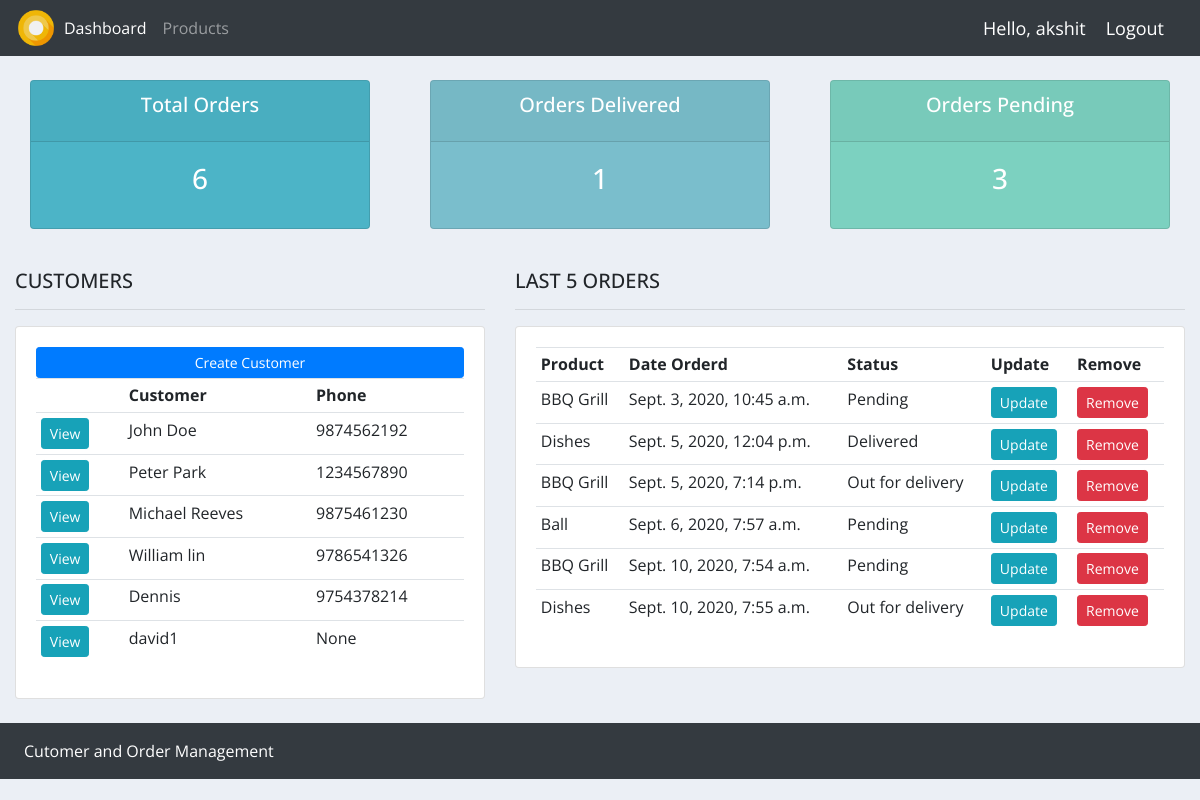
The app's page / (signed in) with its own data.
### accounts/models.py (models this page shows, shortened)
class Customer(models.Model):
    user = models.OneToOneField(User, null=True, blank=True, on_delete=models.CASCADE)
    name = models.CharField(max_length=200, null=True)
    phone = models.CharField(max_length=200, null=True)
    email = models.CharField(max_length=200, null=True)
    profile_pic = models.ImageField(default="profile2.png", null=True, blank=True)
    date_created = models.DateTimeField(auto_now_add=True, null=True)

class Order(models.Model):
    STATUS = (
        ('Pending', 'Pending'),
        ('Out for delivery', 'Out for delivery'),
        ('Delivered', 'Delivered'),
    )
    customer = models.ForeignKey(Customer, null=True, on_delete=models.SET_NULL)
    product = models.ForeignKey(Product, null=True, on_delete=models.SET_NULL)
    status = models.CharField(max_length=200, null=True, choices=STATUS)
    date_created = models.DateTimeField(auto_now_add=True, null=True)

class Product(models.Model):
    CATEGORY = (
        ('Indoor', 'Indoor'),
        ('Out Door', 'Out Door'),
    )
    name = models.CharField(max_length=200, null=True)
    price = models.FloatField(null=True)
    category = models.CharField(max_length=200, null=True, choices=CATEGORY)
    description = models.CharField(max_length=200, null=True, blank=True)
    date_created = models.DateTimeField(auto_now_add=True, null=True)
    tags = models.ManyToManyField(Tag)
    def __str__(self):
        return self.name

### accounts/decorators.py (the view)
    def wrapper_func(request, *args, **kwargs):
        group = None
        if request.user.groups.exists():
            group = request.user.groups.all()[0].name
        if group == 'customer':
            return redirect('user-page')
        if group == 'admin':
            return view_func(request, *args, **kwargs)

### accounts/views.py (called while the page is built)
@login_required(login_url='login')
@admin_only
def home(request):
    orders = Order.objects.all()
    customers = Customer.objects.all()
    total_orders = orders.count()
    total_customers = customers.count()
    delivered = orders.filter(status='Delivered').count()
    pending = orders.filter(status='Pending').count()
    context = {
        'orders':orders,
        'customers':customers,
        'total_orders':total_orders,
        'delivered':delivered,
        'pending':pending,
    }
    return render(request, 'accounts/dashboard.html', context)

### accounts/templates/accounts/dashboard.html
{% extends 'accounts/main.html' %}
{% block content %}
{% include 'accounts/status.html' %}
<br>
<div class="row">
	<div class="col-md-5">
		<h5>CUSTOMERS</h5>
		<hr>
		<div class="card card-body">
			<a class="btn btn-primary  btn-sm btn-block" href="{% url 'create_customer' %}">Create Customer</a>
			<table class="table table-sm">
				<tr>
					<th></th>
					<th>Customer</th>
					<th>Phone</th>
				</tr>
				{% for customer in customers %}
					<tr>
						<td><a class="btn btn-sm btn-info" href="{% url 'customer' customer.id %}">View</a></td>
						<td>{{customer.name}}</td>
						<td>{{customer.phone}}</td>
					</tr>
				{% endfor %}
			</table>
		</div>
	</div>
	<div class="col-md-7">
		<h5>LAST 5 ORDERS</h5>
		<hr>
		<div class="card card-body">
			<table class="table table-sm">
				<tr>
					<th>Product</th>
					<th>Date Orderd</th>
					<th>Status</th>
					<th>Update</th>
					<th>Remove</th>
				</tr>
				{% for order in orders %}
					<tr>
						<td>{{order.product}}</td>
						<td>{{order.date_created}}</td>
						<td>{{order.status}}</td>
						<td><a class="btn btn-sm btn-info" href="{% url 'update_order' order.id %}">Update</a></td>
						<td><a class="btn btn-sm btn-danger" href="{% url 'delete_order' order.id %}">Remove</a></td>
					</tr>
				{% endfor %}
			</table>
		</div>
	</div>
</div>
{% endblock %}

### accounts/templates/accounts/main.html (shortened to what this page needs)
<!DOCTYPE html>
{% load static %}
<html lang="en">
<head>
    <link rel="stylesheet" href="https://stackpath.bootstrapcdn.com/bootstrap/4.3.1/css/bootstrap.min.css">
    <link rel="stylesheet" type="text/css" href="{% static '/css/main1.css' %}">
</head>
<body>
    {% include 'accounts/navbar.html' %}
    <div id="contmain">
    {% block content %}
    {% endblock %}
    </div>
    <br>
    {% include 'accounts/footer.html' %}
</body>
</html>

### accounts/templates/accounts/navbar.html (shortened to what this page needs)
{% load static %}
<nav class="navbar navbar-expand-lg navbar-dark bg-dark">
  <img class="logo" src="{% static 'images/logo.png' %}" alt="">
  <div class="collapse navbar-collapse" id="navbarNav">
    <ul class="navbar-nav">
      {% if request.user.is_staff %}
      <li class="nav-item active">
        <a class="nav-link" href="{% url 'home' %}">Dashboard</a>
      </li>
      <li class="nav-item">
        <a class="nav-link" href="{% url 'products' %}">Products</a>
      </li>
      {% else %}
      <li class="nav-item">
        <a href="{% url 'account' %}" class="nav-link">Settings</a>
      </li>
      {% endif %}
    </ul>
  </div>
  <span class="hello-msg">Hello, {{request.user}}</span>
  <span><a href="{% url 'logout' %}" class="hello-msg">Logout</a></span>
</nav>

### accounts/templates/accounts/status.html
<br>
<div class="row">
	<div class="col">
		<div class="col-md">
			<div class="card text-center text-white  mb-3" id="total-orders">
			  	<div class="card-header">
			  		<h5 class="card-title">Total Orders</h5>
			  	</div>
			  	<div class="card-body">
			    	<h3 class="card-title">{{total_orders}}</h3>
			  	</div>
			</div>
		</div>
	</div>
	<div class="col">
		<div class="col-md">
			<div class="card text-center text-white  mb-3" id="orders-delivered">
			  	<div class="card-header">
			  		<h5 class="card-title">Orders Delivered</h5>
			  	</div>
			  	<div class="card-body">
			    	<h3 class="card-title">{{delivered}}</h3>
			  	</div>
			</div>
		</div>
	</div>
	<div class="col">
		<div class="col-md">
			<div class="card text-center text-white  mb-3" id="orders-pending">
			  	<div class="card-header">
			  		<h5 class="card-title">Orders Pending</h5>
			  	</div>
			  	<div class="card-body">
			    	<h3 class="card-title">{{pending}}</h3>
			  	</div>
			</div>
		</div>
	</div>
</div>

### accounts/templates/accounts/footer.html
{% load static %}
<nav class="navbar navbar-expand-lg navbar-dark bg-dark">
  <div class="collapse navbar-collapse" id="navbarNav">
    <ul class="navbar-nav">
      <li class="nav-item active">
        <a class="nav-link" href="{% url 'home' %}">Cutomer and Order Management</a>
      </li>
    </ul>
  </div>
</nav>

### static/css/main1.css (style rules this page uses)
body { background-color: #ebeff5; }
#total-orders { background-color: #4cb4c7; }
#orders-delivered { background-color: #7abecc; }
#orders-pending { background-color: #7CD1C0; }
#contmain { padding: 0px 15px; }

### accounts/templates/accounts/main.html (style rules this page uses)
* { font-family: 'Open Sans', sans-serif; }

### accounts/templates/accounts/navbar.html (style rules this page uses)
.hello-msg { font-size: 18px; color: #fff; margin-right: 20px; }
.logo { width: 40px; height: 40px; }

### records on screen
Customer: name "John Doe", phone "9874562192"
Customer: name "Peter Park", phone "1234567890"
Customer: name "Michael Reeves", phone "9875461230"
Customer: name "William lin", phone "9786541326"
Customer: name "Dennis", phone "9754378214"
Customer: name "david1", phone "None"
Order: product "BBQ Grill", date_created "Sept. 3, 2020, 10:45 a.m.", status "Pending"
Order: product "Dishes", date_created "Sept. 5, 2020, 12:04 p.m.", status "Delivered"
Order: product "BBQ Grill", date_created "Sept. 5, 2020, 7:14 p.m.", status "Out for delivery"
Order: product "Ball", date_created "Sept. 6, 2020, 7:57 a.m.", status "Pending"
Order: product "BBQ Grill", date_created "Sept. 10, 2020, 7:54 a.m.", status "Pending"
Order: product "Dishes", date_created "Sept. 10, 2020, 7:55 a.m.", status "Out for delivery"

### other values on screen
{{ request.user }} "akshit"
{{ total_orders }} "6"
{{ delivered }} "1"
{{ pending }} "3"
